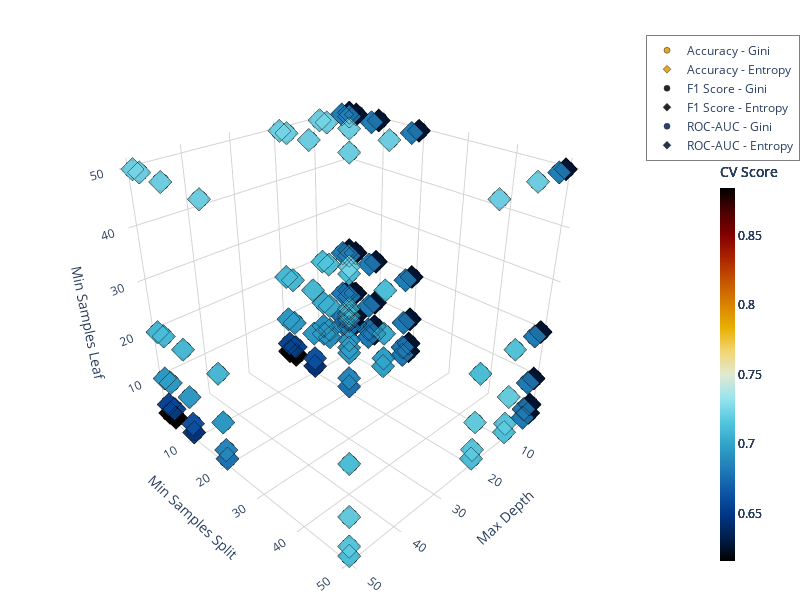

The code cell stored with this chart in its notebook:
### Code cell
# 3D Interactive Plot
fig = go.Figure()
for metric_name, metric_col in metrics.items():
  for crit in criteria:
    subset = results[results['param_criterion'] == crit]
    fig.add_trace(go.Scatter3d(
      x=subset['param_max_depth'].infer_objects(copy=False).fillna(50),
      y=subset['param_min_samples_split'],
      z=subset['param_min_samples_leaf'],
      mode='markers',
      marker=dict(
        size=6, color=subset[metric_col], colorscale='icefire',
        line=dict(width=0.5, color='black'), opacity=0.85,
        colorbar=dict(title="CV Score", thickness=15, len=0.7, x=1.02, y=0.4),
        cmin=cmin, cmax=cmax, symbol = 'circle' if crit == 'gini' else 'diamond'
      ),
      name=f"{metric_name} - {crit.capitalize()}",
      hovertemplate='<b>%{text}</b><extra></extra>',
      text=[f"Depth: {d}<br>Split: {s}<br>Leaf: {l}<br>{metric_name}: {v:.4f}" 
            for d, s, l, v in zip(subset['param_max_depth'], 
                                  subset['param_min_samples_split'],
                                  subset['param_min_samples_leaf'],
                                  subset[metric_col])]
    ))

fig.update_layout(
  template='plotly_white',
  scene=dict(
    xaxis_title='Max Depth', yaxis_title='Min Samples Split', zaxis_title='Min Samples Leaf',
    xaxis=dict(gridcolor='lightgray', showbackground=True),
    yaxis=dict(gridcolor='lightgray', showbackground=True),
    zaxis=dict(gridcolor='lightgray', showbackground=False),
    camera=dict(eye=dict(x=1.5, y=1.5, z=1.2))
  ),
  width=800, height=600, margin=dict(l=2, r=0, b=0, t=5),
  showlegend=True,
  legend=dict(
    yanchor="top", y=0.95, xanchor="right", x=1.15,
    bgcolor="rgba(255,255,255,0.8)", bordercolor="gray", borderwidth=1
  )
)
fig.show()
